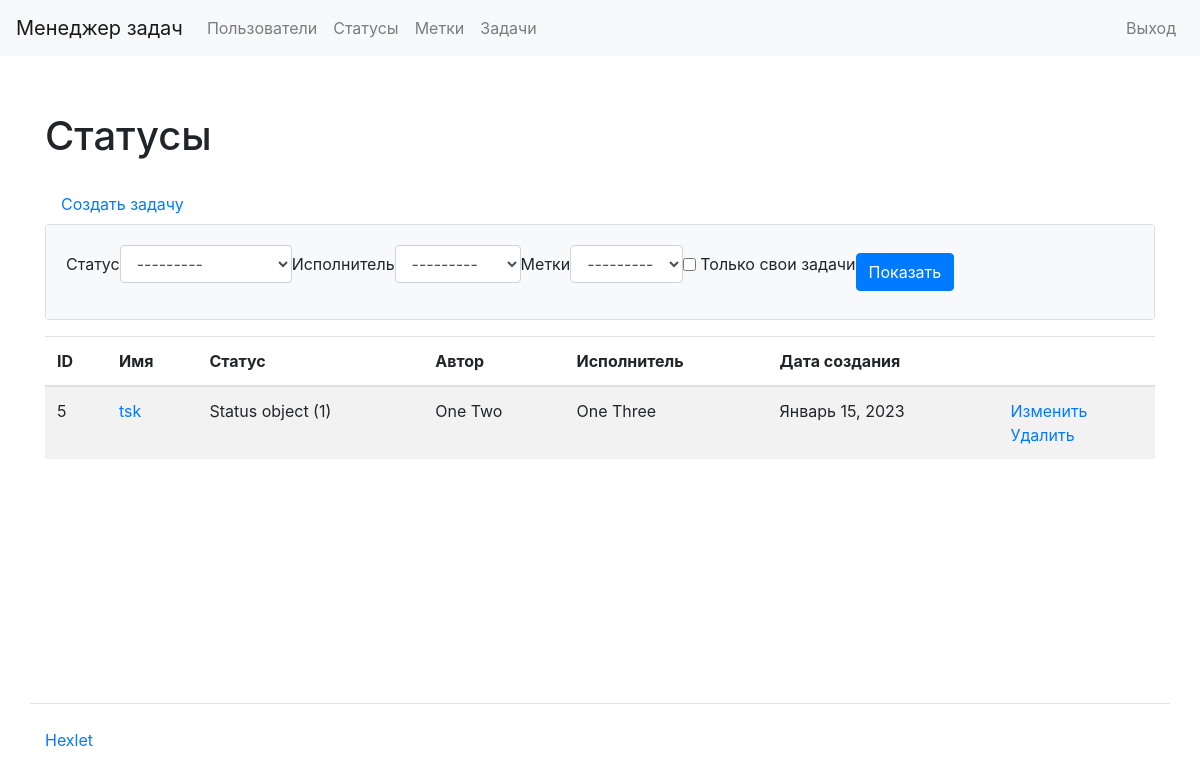
Page /tasks/ (signed in) on the earlier database version.
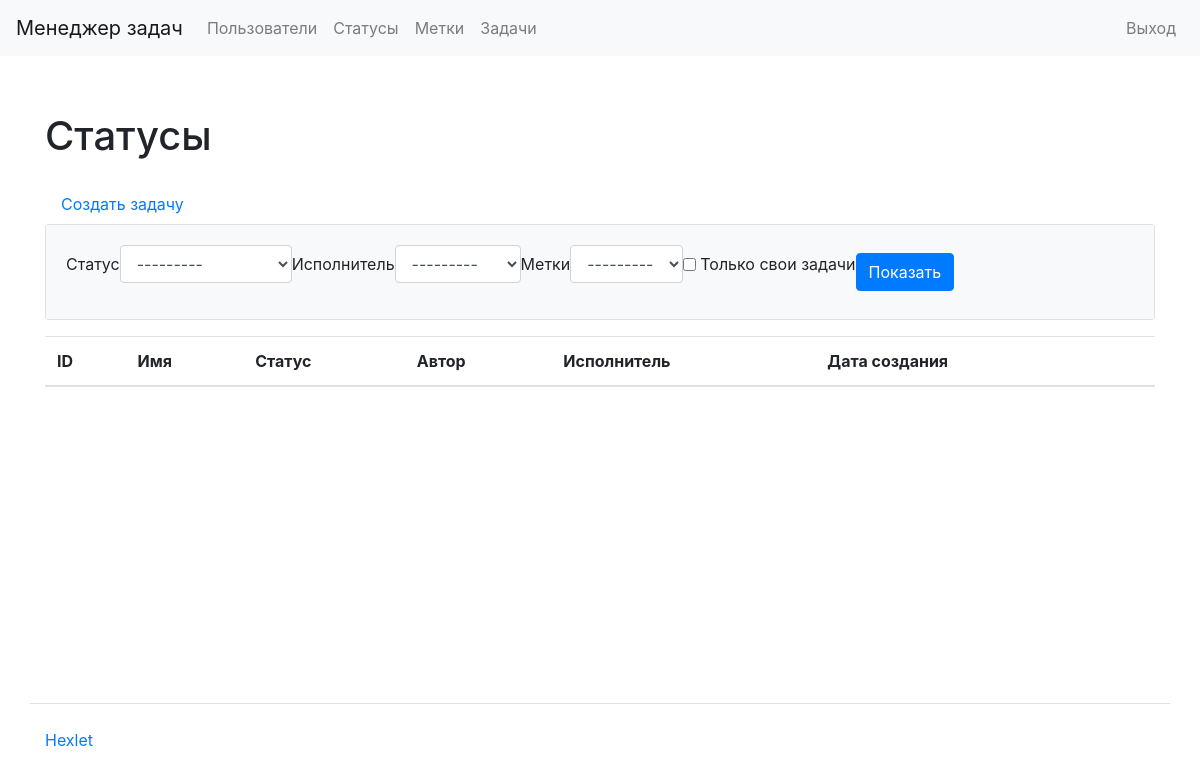
Same page on the later database version.
### task_manager/tasks/models.py (models this page shows)
class Task(models.Model):
    name = models.CharField(max_length=50, unique=True)
    description = models.TextField(null=True, blank=True)
    owner = models.ForeignKey(
        CustomUser,
        related_name='owner',
        on_delete=models.PROTECT,
        null=True,
    )
    executor = models.ForeignKey(
        CustomUser,
        related_name='executor',
        on_delete=models.PROTECT,
        null=True,
        verbose_name=_('Executor'),
    )
    status = models.ForeignKey(Status, on_delete=models.PROTECT, null=True,
                               verbose_name=_('Status'),)
    labels = models.ManyToManyField(
        Label,
        verbose_name=_('Labels'),
    )
    created_at = models.DateTimeField(auto_now_add=True)

### task_manager/statuses/models.py (models this page shows)
class Status(models.Model):
    name = models.CharField(max_length=50, unique=True)
    created_at = models.DateTimeField(auto_now_add=True)

### task_manager/users/models.py (models this page shows)
class CustomUser(AbstractUser):
    def __str__(self):
        return self.get_full_name()

### task_manager/tasks/views.py (the view)
# urls.py: path('', views.TasksListView.as_view(), name='tasks_index'),
class TasksListView(CustomUnAuthorizedMixin, FilterView):
    model = Task
    login_url = 'login'
    template_name = 'tasks/index.html'
    filterset_class = TaskFilter

### task_manager/labels/models.py (called while the page is built)
    def __str__(self):
        return self.name

### task_manager/users/utils.py (called while the page is built)
    def dispatch(self, request, *args, **kwargs):
        if not request.user.is_authenticated:
            messages.error(
                request, ERROR_AUTH_MESSAGE
            )
            return redirect('login')
        return super().dispatch(request, *args, **kwargs)

### task_manager/templates/tasks/index.html (shortened to what this page needs)
{% extends "index.html" %}
{% load bootstrap4 %}
{% load i18n %}
{% block content %}
<div class="container wrapper flex-grow-1">
    <h1 class="my-4">
        {% trans "Statuses" %}
    </h1>
    <a class="nav-link" href="{% url 'tasks_create' %}">Создать задачу</a>
    <div class="card mb-3">
        <div class="card-body bg-light">
            <form class="form-inline center" method="get">
                {% bootstrap_form filter.form field_class="ml-2 mr-2" %}
                <div class="form-group">
                    <input class="btn btn-primary" type="submit" value="Показать"/>
                </div>
            </form>
        </div>
    </div>
    <table class="table table-striped">
        <thead>
            <tr>
                <th>ID</th>
                <th>{% trans "Name" %}</th>
                <th>{% trans "Status" %}</th>
                <th>{% trans "Owner" %}</th>
                <th>{% trans "Executor" %}</th>
                <th>{% trans "Creation date" %}</th>
                <th></th>
            </tr>
        </thead>
        <tbody>
            {% for task in object_list %}
            <tr>
                <td>{{ task.id }}</td>
                <td><a href="{% url 'tasks_show' pk=task.id %}">{{ task.name }}</a></td>
                <td>{{ task.status }}</td>
                <td>{{ task.owner }}</td>
                <td>{{ task.executor }}</td>
                <td>{{ task.created_at|date:"F j, Y" }}</td>
                <td><a href="{% url 'tasks_update' pk=task.id %}">{% trans "Update" %}</a>
                <br/><a href="{% url 'tasks_delete' pk=task.id %}">{% trans "Delete" %}</a></td>
            </tr>
            {% endfor %}
        </tbody>
    </table>
</div>
{% endblock %}

Differences in the rows shown:
removed Task: id "5", name "tsk", status "Status object (1)", owner "One Two", executor "One Three", created_at "Январь 15, 2023"
